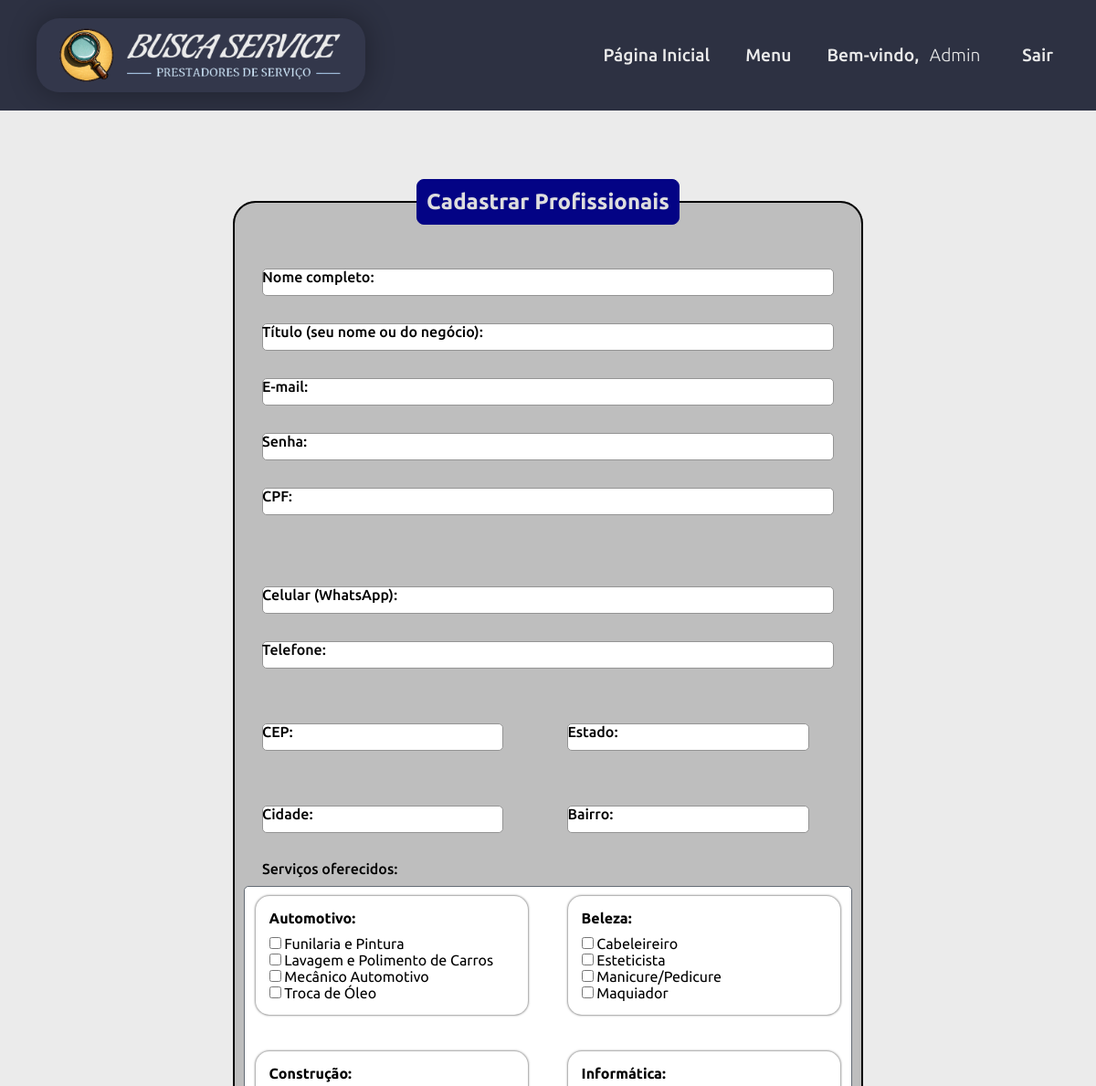
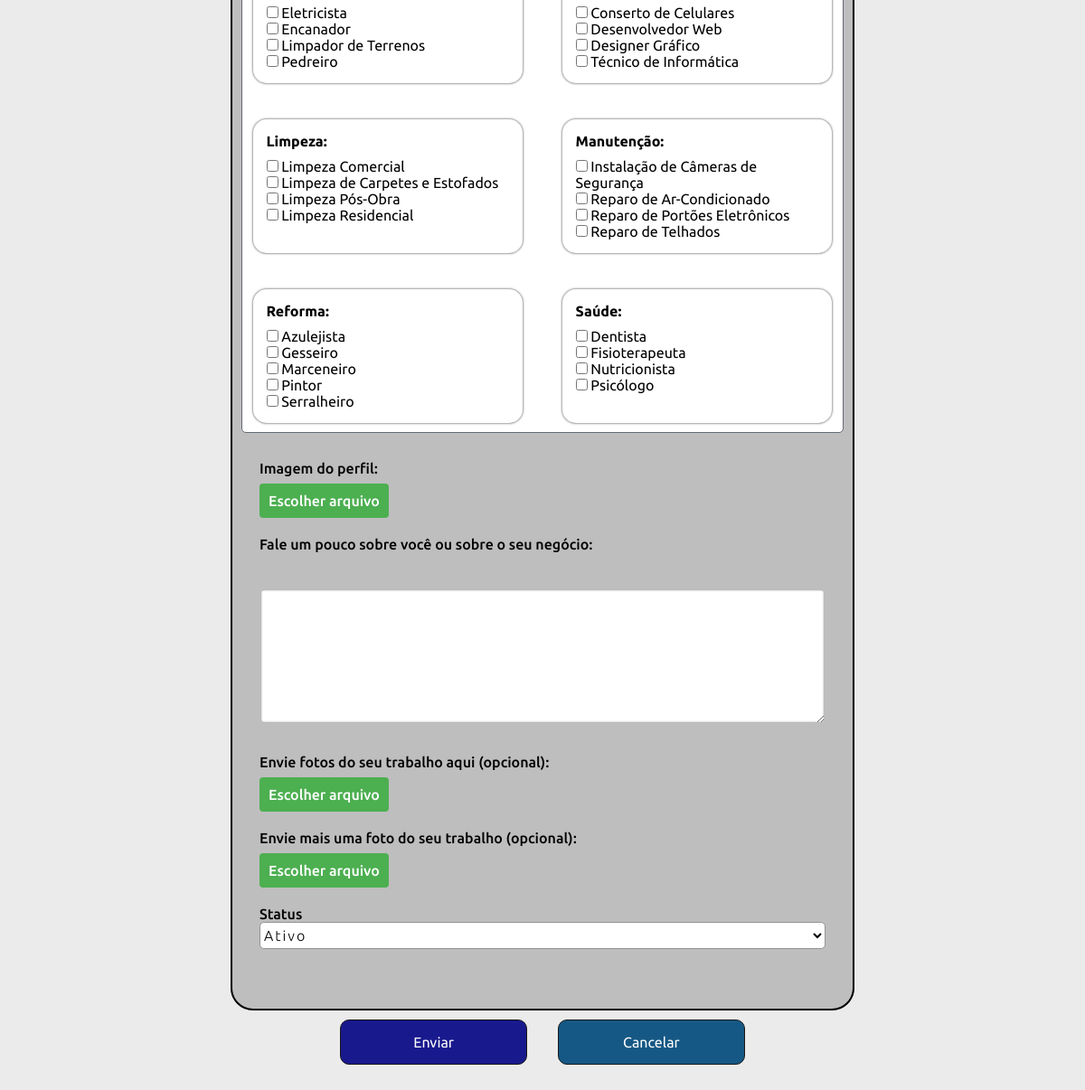
/app/views/usuario_admin_addpro.php (signed in), run on the app's committed database (2 pictures, top to bottom).
### tables this page shows
CREATE TABLE servico(
  idserv INT(11) NOT NULL AUTO_INCREMENT,
  nome VARCHAR(45) NOT NULL,
  categoria VARCHAR(45) NOT NULL,
  status TINYINT(1) NOT NULL DEFAULT 1 COMMENT '\"0\" = Inativo / \"1\" = Ativo',
  dataregserv DATETIME NOT NULL DEFAULT CURRENT_TIMESTAMP(),
  PRIMARY KEY (idserv)
    );

### app/views/usuario_admin_addpro.php (the view, shortened to what this page needs)
<?php
require_once 'layouts/site/header.php';
$dbh = Conexao::getInstance();
$query = "SELECT * FROM `busca_service`.`servico` ORDER BY categoria, nome";
$stmt = $dbh->prepare($query);
$stmt->execute();
$rows = $stmt->fetchAll(PDO::FETCH_ASSOC);
?>
<body>
    <?php require_once 'layouts/admin/menu.php'; ?>
    <main class="bg_form">
        <div class="main_opc">
            <section>
                <form action="" method="post" class="box" enctype="multipart/form-data" id="formulario_img">
                    <fieldset class="main_form">
                        <legend><b>Cadastrar Profissionais</b></legend>
                        <br>
                        <div class="dadosPessoais">
                            <div class="inputBox">
                                <input type="text" name="nome" id="nome" class="inputUser" required>
                                <label for="nome" class="labelInput">Nome completo:</label>
                            </div>
                            <div class="inputBox">
                                <input type="text" name="titulo" id="titulo" class="inputUser" required>
                                <label for="titulo" class="labelInput">Título (seu nome ou do negócio):</label>
                            </div>
                            <div class="inputBox">
                                <input type="email" name="email" id="email" class="inputUser" required>
                                <label for="email" class="labelInput">E-mail:</label>
                            </div>
                            <div class="inputBox">
                                <input type="password" name="senha" id="senha" class="inputUser" required>
                                <label for="senha" class="labelInput">Senha:</label>
                            </div>
                            <div class="inputBox">
                                <input type="text" name="cpf" id="cpf" class="inputUser" required>
                                <label for="cpf" class="labelInput">CPF:</label>
                            </div>
                            <br>
                            <div class="inputBox">
                                <input type="tel" name="telefone" id="telefone-whatsapp" class="inputUser" minlength="14" maxlength="14" required>
                                <label for="telefone-whatsapp" class="labelInput">Celular (WhatsApp):</label>
                            </div>
                            <div class="inputBox">
                                <input type="tel" name="telefone2" id="telefone-geral" class="inputUser" minlength="14" maxlength="14" required>
                                <label for="telefone-geral" class="labelInput">Telefone:</label>
                            </div>
                        </div>
                        <div class="endereco">
                            <div class="inputBox">
                                <input type="text" id="cep" name="cep" class="inputUser" maxlength="8" minlength="8" required>
                                <label for="cep" class="labelInput">CEP:</label><br>
                            </div>
                            <div class="inputBox">
                                <input type="text" name="estado" id="estado" class="inputUser" required>
                                <label for="uf" class="labelInput">Estado:</label>
                            </div>
                            <div class="inputBox">
                                <input type="text" name="cidade" id="cidade" class="inputUser" required>
                                <label for="cidade" class="labelInput">Cidade:</label>
                            </div>
                            <div class="inputBox">
                                <input type="text" name="bairro" id="bairro" class="inputUser" required>
                                <label for="bairro" class="labelInput">Bairro:</label>
                            </div>
                        </div>
                        <label for="servicos" class="servicos_oferecidos">Serviços oferecidos:</label>
                        <div class="seleciona_servicos">
                            <div class="servicos_lista">
                                <?php
                                $servicesByCategory = [];
                                if (isset($servicesByCategory['null'])) {
                                    echo "<spam class='nenhum_servico'>Nenhum serviço cadastrado no sistema.<spam>";
                                } else {
                                    foreach ($rows as $row) {
                                        $categoria = $row['categoria'];
                                        $idserv = $row['idserv'];
                                        $nome = $row['nome'];
                                        $servicesByCategory[$categoria][] = array('idserv' => $idserv, 'nome' => $nome);
                                    }
                                    foreach ($servicesByCategory as $categoria => $servicos) {
                                        echo "<div class='categoria_servicos'>";
                                        echo "<p><b>$categoria:</b></p>";
                                        echo "<ul>";
                                        foreach ($servicos as $servico) {
                                            $idserv = $servico['idserv'];
                                            $nome = $servico['nome'];
                                            echo "<li><input type='checkbox' name='servico[]' value='$idserv' id='servico_$idserv'> <label for='servico_$idserv'>$nome</label></li>";
                                        }
                                        echo "</ul>";
                                        echo "</div>";
                                    }
                                }
                                ?>
                            </div>
                        </div>
                        <div class="inputBox">
                            <label for="fotoprin" class="labelInput">Imagem do perfil:</label>
                            <p><br><br>
                                <label for="fotoprin" class="fileInputLabel">Escolher arquivo</label>
                            </p>
                        </div>
                        <div class="inputBox">
                            <label for="field_conteudo" class="labelInput">Fale um pouco sobre você ou sobre o seu negócio:</label><br>
                            <textarea class="descricao" id="field_conteudo" name="descricao" rows="6" required></textarea>
                        </div>
                        <div class="inputBox">
                            <label for="fotosec" class="labelInput">Envie fotos do seu trabalho aqui
                                (opcional):</label>
                            <p><br><br>
                                <label for="fotosec" class="fileInputLabel">Escolher arquivo</label>
                            </p>
                        </div>
                        <div class="inputBox">
                            <label for="fotosec2" class="labelInput">Envie mais uma foto do seu trabalho
                                (opcional):</label>
                            <p><br><br>
                                <label for="fotosec2" class="fileInputLabel">Escolher arquivo</label>
                            </p>
                        </div>
                        <div class="inputBox">
                            <label for="status" class="labelInput">Status</label><br>
                            <div class="select-wrapper">
                                <select name="status" id="status" class="inputUser" required>
                                    <option value="1">Ativo</option>
                                </select>
                            </div>
                        </div>
                        <br><br>
                    </fieldset>
                    <div class="btn_alinhamento">
                        <button type="submit" id="submit" value="Enviar" name="salvar">Enviar</button>
                        <a href="gerenciamento_admin_add.php">
                            <button type="button" id="cancel" value="Cancelar" name="cancelar">Cancelar</button>
                        </a>
                    </div>
                </form>
            </section>
        </div>
    </main>
</body>
</html>

### app/views/assets/css/boot.css (style rules this page uses)
* { padding: 0; margin: 0; box-sizing: border-box; text-decoration: none; font-size: 1em; font-family: 'Ubuntu', sans-serif; }

### app/views/assets/css/style.css (style rules this page uses)
html { height: 100%; min-height: 100%; }
body { display: flex; flex-direction: column; min-height: 100%; }
.categoria_servicos { padding: 15px; border-radius: 15px; -webkit-box-shadow: 0px 0px 6px 3px rgba(138, 138, 138, 0.84); -moz-box-shadow: 0px 0px 6px 3px rgba(138, 138, 138, 0.84); box-shadow: 0px 0px 2px 1px rgba(138, 138, 138, 0.84); transition: all 0.5s ease; }
.categoria_servicos p { margin-bottom: 10px; }

### app/views/assets/css/formulario.css (style rules this page uses)
.box { margin: 5% auto; color: rgb(0, 0, 0); position: relative; padding: 15px; width: 60%; }
.box fieldset { background-color: #bebebe; border-radius: 25px; border: 2px solid #000; }
.bg_form { background-color: #ebebeb; }
legend { border: 1px solid rgb(3, 3, 133); padding: 10px; text-align: center; background-color: rgb(3, 3, 133); border-radius: 8px; font-size: 1.5em; color: #dedede; }
.endereco { display: flex; flex-wrap: wrap; }
.endereco .inputBox { width: 40%; box-sizing: border-box; padding-right: 10px; }
.main_form { background-color: #fff; border-radius: 10px; }
.inputBox { position: relative; margin: 30px; font-weight: 500; }
.inputUser { background: none; border: none; border: 1px solid #949494; background-color: #fff; height: 30px; border-radius: 5px; outline: none; color: black; font-size: 1em; width: 100%; letter-spacing: 2px; font-weight: 300; }
.labelInput { position: absolute; top: 0px; left: 0px; margin-bottom: 10px; pointer-events: none; transition: .5s; }
.fileInputLabel { background-color: #4CAF50; color: white; padding: 10px 10px; border-radius: 4px; cursor: pointer; }
.select-wrapper { border-radius: 5px; }
#submit { background-color: rgb(3, 3, 133); width: 30%; border: none; padding: 15px; color: white; font-size: 1em; cursor: pointer; border-radius: 10px; align-items: center; opacity: 0.9; margin-right: 15px; border: 1px solid #000; }
#cancel { background-color: rgb(0, 73, 122); width: 30%; border: none; padding: 15px; color: white; font-size: 1em; cursor: pointer; border-radius: 10px; align-items: center; opacity: 0.9; margin-left: 15px; border: 1px solid #000; }
.btn_alinhamento { width: 100%; text-align: center; margin: 0px auto; margin-top: 10px; }
.seleciona_servicos { border: 0px solid rgb(161, 161, 161); border-radius: 5px; margin: 0px auto; }
.categoria_servicos { width: 45%; margin: 10px auto; }
.categoria_servicos ul { display: inline-block; vertical-align: top; text-decoration: none; }
.servicos_lista { display: flex; margin: 10px 10px; gap: 20px; flex-wrap: wrap; border: 1px solid #bebebe; background-color: #fff; border-radius: 5px; border: 1px solid #656c75; }
.servicos_oferecidos { display: flex; margin-left: 30px; font-weight: 500; }
.servicos_lista ul { list-style-type: none; }
.descricao { width: 100%; height: 150px; padding: 10px; font-size: 14px; border: 1px solid #bebebe; border-radius: 4px; resize: vertical; -webkit-box-shadow: inset 0px 0px 3px 0px rgba(0, 0, 0, 0.75); -moz-box-shadow: inset 0px 0px 3px 0px rgba(0, 0, 0, 0.75); box-shadow: inset 0px 0px 3px 0px rgba(0, 0, 0, 0.75); }

### app/views/assets/css/perfil_cli.css (style rules this page uses)
.descricao { margin-top: 40px; flex-basis: 100%; }
.input_perfil[type="text"], .input_perfil[type="number"], .input_perfil[type="email"], .input_perfil[type="tel"], textarea { padding: 5px; width: 300px; border-radius: 3px; border: 1px solid #ddd; background-color: #fff; }

### data on the page
servico: nome "Funilaria e Pintura"
servico: nome "Lavagem e Polimento de Carros"
servico: nome "Mecânico Automotivo"
servico: nome "Troca de Óleo"
servico: nome "Cabeleireiro"
servico: nome "Esteticista"
servico: nome "Manicure/Pedicure"
servico: nome "Maquiador"
servico: nome "Eletricista"
servico: nome "Encanador"
servico: nome "Limpador de Terrenos"
servico: nome "Pedreiro"
servico: nome "Conserto de Celulares"
servico: nome "Desenvolvedor Web"
servico: nome "Designer Gráfico"
servico: nome "Técnico de Informática"
servico: nome "Limpeza Comercial"
servico: nome "Limpeza de Carpetes e Estofados"
servico: nome "Limpeza Pós-Obra"
servico: nome "Limpeza Residencial"
servico: nome "Instalação de Câmeras de Segurança"
servico: nome "Reparo de Ar-Condicionado"
servico: nome "Reparo de Portões Eletrônicos"
servico: nome "Reparo de Telhados"
servico: nome "Azulejista"
servico: nome "Gesseiro"
servico: nome "Marceneiro"
servico: nome "Pintor"
servico: nome "Serralheiro"
servico: categoria "Saúde", nome "Psicólogo"
servico: nome "Dentista"
servico: nome "Fisioterapeuta"
servico: nome "Nutricionista"

### other printed values
$primeiroNome "Admin"
$categoria "Automotivo"
$categoria "Beleza"
$categoria "Construção"
$categoria "Informática"
$categoria "Limpeza"
$categoria "Manutenção"
$categoria "Reforma"
